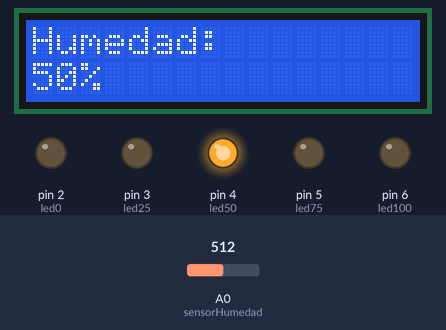
Bench run of a sketch on a simulated Arduino Uno, built with avr-gcc and run on an emulated ATmega328P. Shown: 16×2 character LCD, output pins drawn as LEDs (lit = HIGH). The test bench sets the inputs (shaded band); at power-on: A0 (sensorHumedad) = 512. What the sketch prints to the serial monitor is not drawn.

Above: at 1.2 s.
1.3 s: A0 (sensorHumedad) set to 716
At 3.3 s:
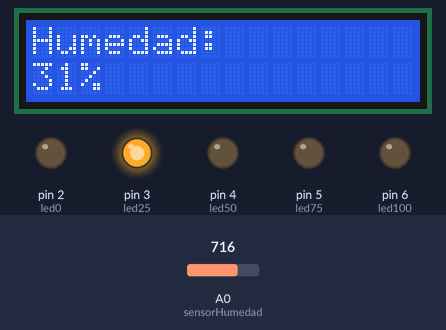
3.6 s: A0 (sensorHumedad) set to 900
At 4.8 s:
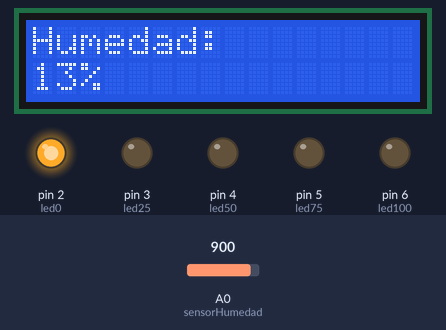
5.6 s: A0 (sensorHumedad) set to 122
At 7.3 s:
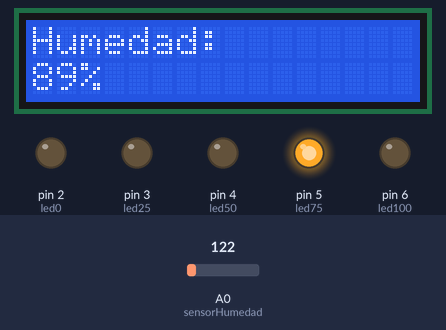
7.6 s: A0 (sensorHumedad) set to 0
At 8.9 s:
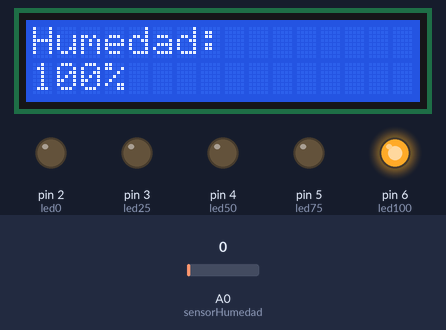
Timing chart, 0 to 10.6 s (numbered marks = the images above; inputs shaded):
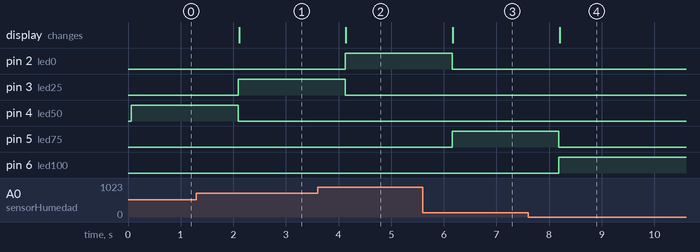

Measured:
- after the input at 1.3 s, pin 3 (led25): LOW → HIGH after 0.80 s; pin 4 (led50): HIGH → LOW after 0.80 s; the display: changes after 0.81 s (image 1)
- after the input at 3.6 s, pin 2 (led0): LOW → HIGH after 0.53 s; pin 3 (led25): HIGH → LOW after 0.53 s; the display: changes after 0.54 s (image 2)
- after the input at 5.6 s, pin 2 (led0): HIGH → LOW after 0.56 s; pin 5 (led75): LOW → HIGH after 0.56 s; the display: changes after 0.57 s (image 3)
- after the input at 7.6 s, pin 5 (led75): HIGH → LOW after 0.59 s; pin 6 (led100): LOW → HIGH after 0.59 s; the display: changes after 0.60 s (image 4)

The sketch:

HumedadLCD.ino
```cpp
#include <Wire.h>               /*~ Librería I2C ~*/
#include <LiquidCrystal_I2C.h>  /*~ Librería LCD ~*/

// Definir objeto para la pantalla LCD
LiquidCrystal_I2C lcd(0x27, 16, 2);

// Definir pines de los LEDs
const int led0 = 2;
const int led25 = 3;
const int led50 = 4;
const int led75 = 5;
const int led100 = 6;

// Definir pin del sensor de humedad
const int sensorHumedad = A0;

void setup() {
  // Inicializar los pines de los LEDs como salidas
  pinMode(led0, OUTPUT);
  pinMode(led25, OUTPUT);
  pinMode(led50, OUTPUT);
  pinMode(led75, OUTPUT);
  pinMode(led100, OUTPUT);

  // Inicializar la comunicación serial
  Serial.begin(9600);

  // Inicializar la pantalla LCD
  lcd.init();
  lcd.backlight();
}

void loop() {
  // Leer la humedad del suelo
  int valor = analogRead(sensorHumedad);

  // Convertir la lectura analógica a porcentaje de humedad
int porcentaje = map(valor, 0, 1023, 100, 0);

  // Mostrar el porcentaje de humedad en los LEDs utilizando la estructura switch
  switch (porcentaje / 25) {
    case 0:
      digitalWrite(led0, HIGH);
      digitalWrite(led25, LOW);
      digitalWrite(led50, LOW);
      digitalWrite(led75, LOW);
      digitalWrite(led100, LOW);
      break;
    case 1:
      digitalWrite(led0, LOW);
      digitalWrite(led25, HIGH);
      digitalWrite(led50, LOW);
      digitalWrite(led75, LOW);
      digitalWrite(led100, LOW);
      break;
    case 2:
      digitalWrite(led0, LOW);
      digitalWrite(led25, LOW);
      digitalWrite(led50, HIGH);
      digitalWrite(led75, LOW);
      digitalWrite(led100, LOW);
      break;
    case 3:
      digitalWrite(led0, LOW);
      digitalWrite(led25, LOW);
      digitalWrite(led50, LOW);
      digitalWrite(led75, HIGH);
      digitalWrite(led100, LOW);
      break;
    default:
      digitalWrite(led0, LOW);
      digitalWrite(led25, LOW);
      digitalWrite(led50, LOW);
      digitalWrite(led75, LOW);
      digitalWrite(led100, HIGH);
      break;
  }

  // Imprimir el valor de humedad en serie
  Serial.print("Humedad: ");
  Serial.print(porcentaje);
  Serial.println("%");

  // Mostrar el valor de humedad en la pantalla LCD
  lcd.clear();
  lcd.setCursor(0, 0);
  lcd.print("Humedad:");
  lcd.setCursor(0, 1);
  lcd.print(porcentaje);
  lcd.print("%");

  // Esperar 1 segundo antes de volver a leer la humedad
  delay(1000);
}
```
